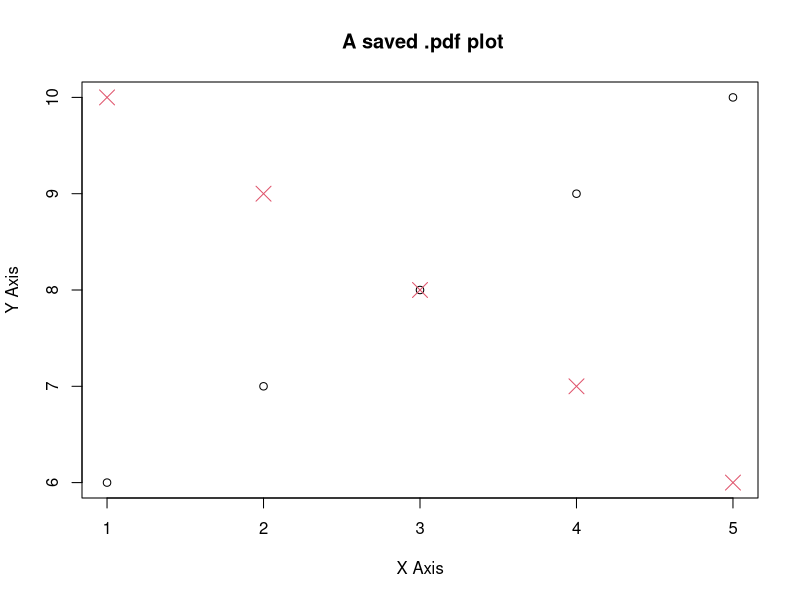

Write the R code that produced this figure.
pdf("plot.pdf")

plot(1:5,6:10,ylab="Y Axis",xlab="X Axis", main=" A saved .pdf plot")
points(1:5,10:6,cex=2,pch=4,col=2)

dev.off()
